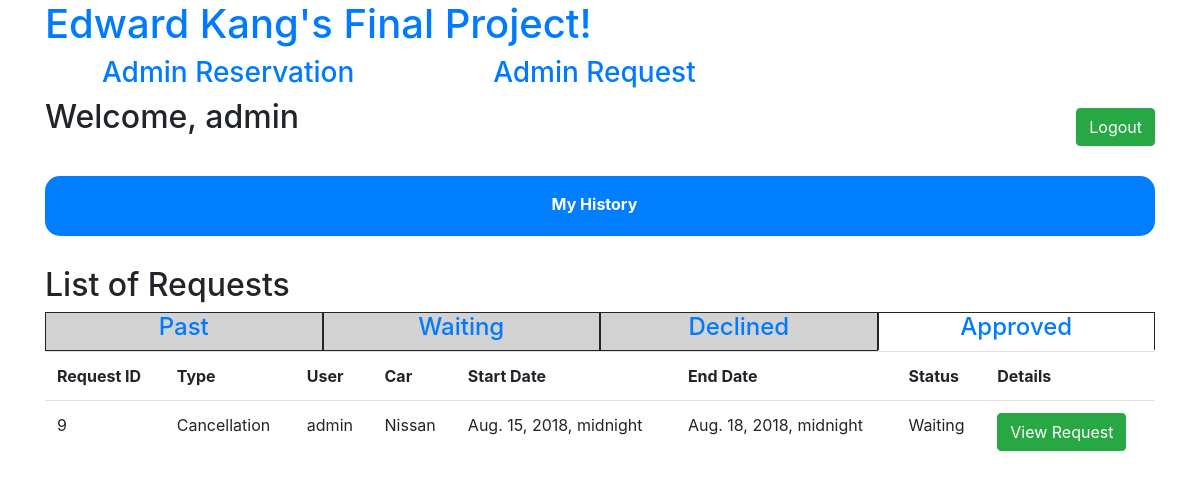
/adminpage/request/current/waiting (signed in), run on an earlier commit of the app's database.
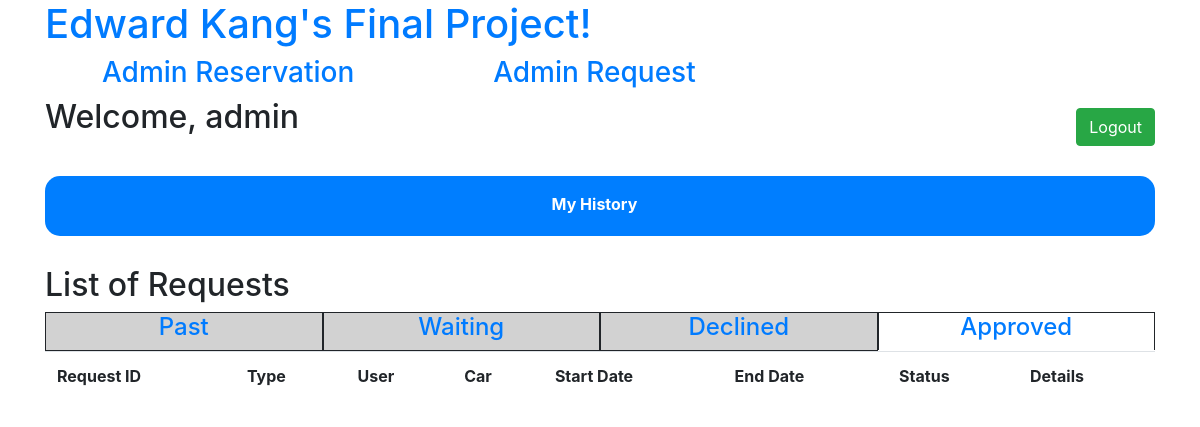
And on a later commit of the database.
### rents/models.py (models this page shows, shortened)
class Request(models.Model):
    request_reservation = models.ForeignKey(Reservation, on_delete=models.CASCADE)
    request_reserved_date = models.ForeignKey(ReservedDate, on_delete=models.CASCADE)
    request_start_date = models.DateTimeField(blank=True, null=True)
    request_end_date = models.DateTimeField(blank=True, null=True)
    request_drop_off = models.ForeignKey(Location, on_delete=models.CASCADE)
    request_status = models.CharField(max_length=64)
    request_approval = models.CharField(max_length=64)

class Reservation(models.Model):
    reservation_user = models.ForeignKey(settings.AUTH_USER_MODEL, on_delete=models.CASCADE)
    reservation_car = models.ForeignKey(Car, on_delete=models.CASCADE)
    reservation_start_date = models.DateTimeField()
    reservation_end_date = models.DateTimeField()
    reservation_drop_off = models.ForeignKey(Location, on_delete=models.CASCADE)
    reservation_protection = models.CharField(max_length=64)
    reservation_total_price = models.FloatField()
    reservation_status = models.CharField(max_length=64)
    reservation_request = models.CharField(max_length=64)

class Car(models.Model):
    car_brand = models.CharField(max_length=64)
    car_name = models.CharField(max_length=64)
    car_type = models.CharField(max_length=64)
    car_price = models.FloatField()
    car_size = models.IntegerField()
    car_detail = models.CharField(max_length=64)
    car_status = models.CharField(max_length=64)
    car_location = models.ForeignKey(Location, on_delete=models.CASCADE)

### rents/views.py (the view)
# urls.py: path("adminpage/request/<str:time>/<str:status>", views.adminRequestView, name="admin_request"),
@user_passes_test(lambda user: user.is_superuser)
def adminRequestView(request, time, status):
    if not request.user.is_authenticated:
        return render(request, 'rents/login.html', {'message': 'Please login first.'})
    current_time = datetime.now()
    if time == 'past':
        request_list = Request.objects.filter(request_reservation__reservation_end_date__lt=current_time).all()
        search_status = 'past'
    elif time == 'current':
        if status == 'waiting':
            request_list = Request.objects.filter(Q(request_reservation__reservation_end_date__gt=current_time)&Q(request_approval='Waiting')).all()
            search_status = 'currentwait'
        elif status == 'declined':
            request_list = Request.objects.filter(Q(request_reservation__reservation_end_date__gt=current_time)&Q(request_approval='Declined')).all()
            search_status = 'currentdeclined'
        elif status == 'approved':
            request_list = Request.objects.filter(Q(request_reservation__reservation_end_date__gt=current_time)&Q(request_approval='Approved')).all()
            search_status = 'currentapproved'
    context = {
        'requestlists' : request_list,
        'searchstatus' : search_status
    }
    return render(request, 'rents/admin_request.html', context)

### rents/templates/rents/admin_request.html (shortened to what this page needs)
{% extends "rents/menu.html" %}
{% block body %}
<div id="body_content" class="form-group">
    <div>
        <h2>List of Requests</h2>
        <div class="body_table">
            <div class="body_table_content">
                <div id="past_request">
                    <h4><a href="/adminpage/request/past/all">Past</a></h4>
                </div>
                <div id="waiting_request">
                    <h4><a href="/adminpage/request/current/waiting">Waiting</a></h4>
                </div>
                <div id="declined_request">
                    <h4><a href="/adminpage/request/current/declined">Declined</a></h4>
                </div>
                <div id="approved_request">
                    <h4><a href="/adminpage/request/current/approved">Approved</a></h4>
                </div>
                <div>
                    <table class="table">
                        <tr>
                            <th>Request ID</th>
                            <th>Type</th>
                            <th>User</th>
                            <th>Car</th>
                            <th>Start Date</th>
                            <th>End Date</th>
                            <th>Status</th>
                            <th>Details</th>
                        </tr>
                        {% for requestlist in requestlists %}
                        <tr>
                            <td>{{ requestlist.id }}</td>
                            <td>{{ requestlist.request_status }}</td>
                            <td>{{ requestlist.request_reservation.reservation_user.username }}</td>
                            <td>{{ requestlist.request_reservation.reservation_car.car_brand }} {{ reservationlist.reservation_car.car_name }}</td>
                            <td>{{ requestlist.request_reservation.reservation_start_date }}</td>
                            <td>{{ requestlist.request_reservation.reservation_end_date }}</td>
                            <td>{{ requestlist.request_reservation.reservation_status }}</td>
                            <td><input class="btn btn-success" type="button" value="View Request" onclick="viewAdminRequest(`{{ requestlist.id }}`)" /></td>
                        </tr>
                        {% endfor %}
                    </table>
                </div>
            </div>
        </div>
    </div>
</div>
{% endblock %}

What changed in the data, as far as the page shows it:
no longer on this page (row edited): Request: id "9", request_status "Cancellation", request_reservation.reservation_user.username "admin", request_reservation.reservation_car.car_brand "Nissan", request_reservation.reservation_start_date "Aug. 15, 2018, midnight", request_reservation.reservation_end_date "Aug. 18, 2018, midnight", request_reservation.reservation_status "Waiting"
